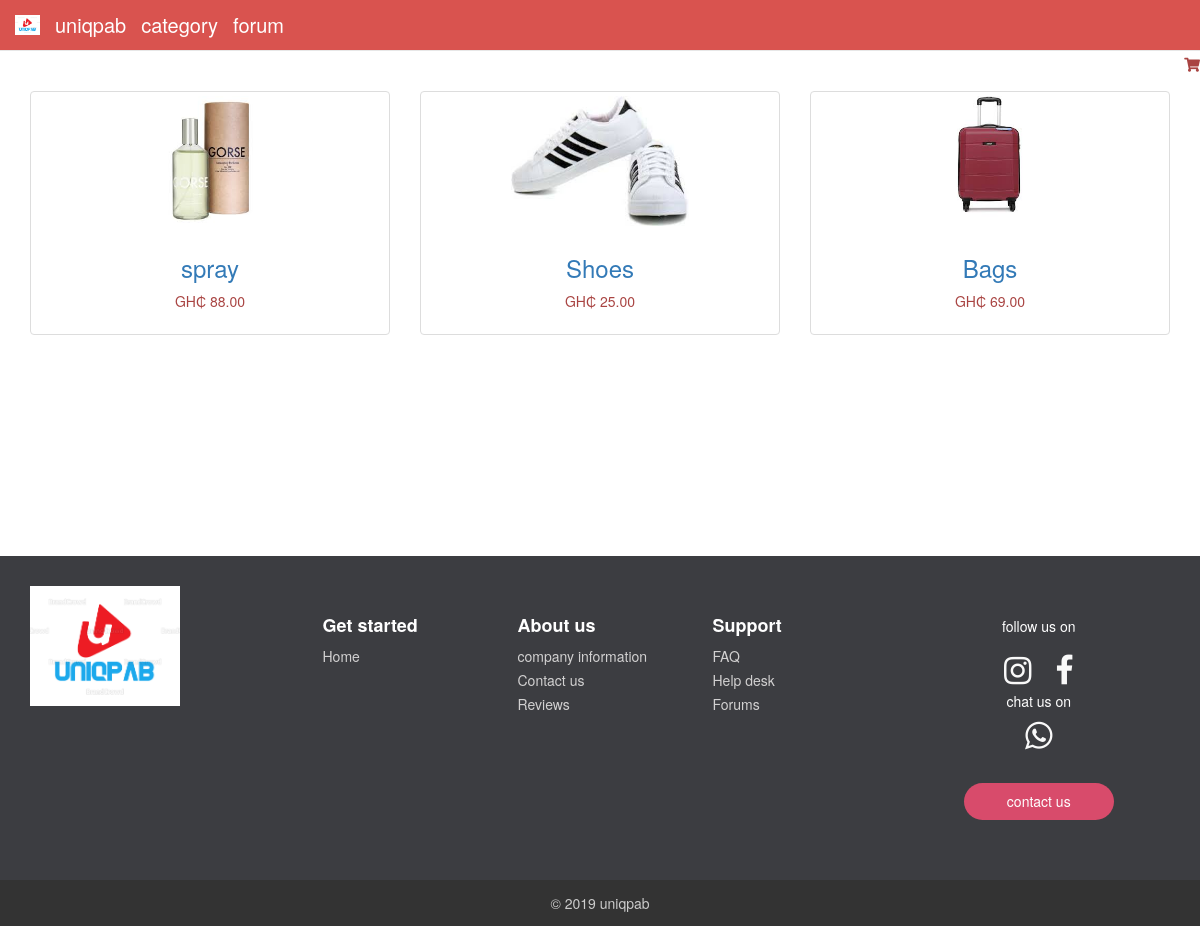
/allrelated/6/, run on the app's committed database.
### shop/models.py (models this page shows, shortened)
class Product(models.Model):
    category = models.ForeignKey(Category, related_name='products_img', on_delete=models.CASCADE)
    name = models.CharField(max_length=100, db_index=True)
    slug = models.SlugField(max_length=100, db_index=True)
    description = models.TextField(blank=True)
    price = models.DecimalField(max_digits=10, decimal_places=2)
    available = models.BooleanField(default=True)
    stock = models.PositiveIntegerField()
    created_at = models.DateTimeField(auto_now_add=True)
    updated_at = models.DateTimeField(auto_now=True)
    image = models.ImageField(upload_to='products_img/%Y/%m/%d', blank=False,null=True)
    image1 = models.ImageField(upload_to='products_img/%Y/%m/%d', blank=True,null=True)
    image2 = models.ImageField(upload_to='products_img/%Y/%m/%d', blank=True,null=True)
    image3 = models.ImageField(upload_to='products_img/%Y/%m/%d', blank=True,null=True)
    class Meta:
        ordering = ('-name', )
        index_together = (('id', 'slug'),)
    def get_absolute_url(self):
        return reverse('shop:product_detail', args=[self.id, self.slug])

### shop/views.py (the view)
# urls.py: path('allrelated/<int:p_id>/',views.allRelated,name ='allrelated'),
def allRelated(request,p_id):
    category =Category.objects.all()
    if p_id:
        category = get_object_or_404(Category, id=p_id)
        products = Product.objects.filter(category=category)
    context ={
        'allrelated':products,
    }
    return render(request, 'shop/product/allrelatedproduct.html', context)

### cart/cart.py (called while the page is built)
    def __len__(self):
        return sum(item['quantity'] for item in self.cart.values())

### cart/context_processors.py (called while the page is built)
def cart(request):
    return {'cart': Cart(request)}

### shop/templates/shop/product/allrelatedproduct.html (shortened to what this page needs)
{% extends 'shop/base.html' %}
{% load static %}
{% block content %}
<div class="container">
    <div class="row">
        {% for similar_product in allrelated %}
        <div class="col-md-4">
          <div class="thumbnail">
            <a href="{{ similar_product.get_absolute_url }}">
              <img
                src="{% if similar_product.image %} {{ similar_product.image.url }} {% else %} {% static 'img/default.jpg' %} {% endif %}"
                alt="..." style="height: 130px; width: auto">
            </a>
            <div class="caption">
              <h3 class="text-center">
                <a href="{{ similar_product.get_absolute_url }}">{{ similar_product.name }}</a>
              </h3>
              <p class="text-center text-danger">GH₵ {{ similar_product.price }}</p>
            </div>
          </div>
        </div>
        {% endfor %}
    </div>
</div>
{% endblock %}

### shop/static/css/Footer-with-button-logo.css (style rules this page uses)
html { height: 100%; }
body { display: flex; display: -webkit-flex; flex-direction: column; -webkit-flex-direction: column; height: 100%; }

### data on the page
Product: image (picture), name "spray", price "88.00"
Product: image (picture), name "Shoes", price "25.00"
Product: image (picture), name "Bags", price "69.00"
